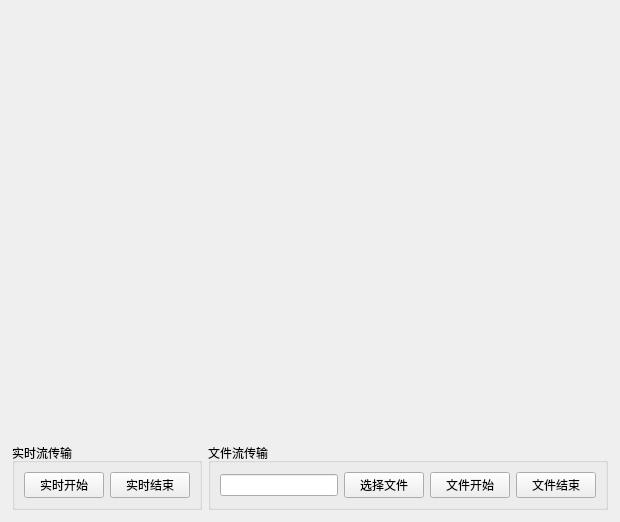
<?xml version="1.0" encoding="UTF-8"?>
<ui version="4.0">
 <class>Widget</class>
 <widget class="QWidget" name="Widget">
  <property name="geometry">
   <rect>
    <x>0</x>
    <y>0</y>
    <width>620</width>
    <height>522</height>
   </rect>
  </property>
  <property name="windowTitle">
   <string>Widget</string>
  </property>
  <layout class="QVBoxLayout" name="verticalLayout_2">
   <item>
    <widget class="QWidget" name="widget" native="true">
     <layout class="QVBoxLayout" name="verticalLayout">
      <item>
       <layout class="QVBoxLayout" name="layoutVideo"/>
      </item>
     </layout>
    </widget>
   </item>
   <item>
    <widget class="QFrame" name="horizontalFrame">
     <property name="sizePolicy">
      <sizepolicy hsizetype="Preferred" vsizetype="Fixed">
       <horstretch>0</horstretch>
       <verstretch>0</verstretch>
      </sizepolicy>
     </property>
     <layout class="QHBoxLayout" name="horizontalLayout">
      <property name="leftMargin">
       <number>1</number>
      </property>
      <property name="topMargin">
       <number>1</number>
      </property>
      <property name="rightMargin">
       <number>1</number>
      </property>
      <property name="bottomMargin">
       <number>1</number>
      </property>
      <item>
       <widget class="QGroupBox" name="groupBox_2">
        <property name="title">
         <string>实时流传输</string>
        </property>
        <layout class="QHBoxLayout" name="horizontalLayout_3">
         <item>
          <widget class="QPushButton" name="btnRealStart">
           <property name="text">
            <string>实时开始</string>
           </property>
          </widget>
         </item>
         <item>
          <widget class="QPushButton" name="btnRealStop">
           <property name="text">
            <string>实时结束</string>
           </property>
          </widget>
         </item>
        </layout>
       </widget>
      </item>
      <item>
       <widget class="QGroupBox" name="groupBox">
        <property name="title">
         <string>文件流传输</string>
        </property>
        <layout class="QHBoxLayout" name="horizontalLayout_2">
         <item>
          <widget class="QLineEdit" name="lineEdit"/>
         </item>
         <item>
          <widget class="QPushButton" name="btnSelect">
           <property name="text">
            <string>选择文件</string>
           </property>
          </widget>
         </item>
         <item>
          <widget class="QPushButton" name="btnStart">
           <property name="text">
            <string>文件开始</string>
           </property>
          </widget>
         </item>
         <item>
          <widget class="QPushButton" name="btnClose">
           <property name="text">
            <string>文件结束</string>
           </property>
          </widget>
         </item>
        </layout>
       </widget>
      </item>
     </layout>
    </widget>
   </item>
  </layout>
 </widget>
 <resources/>
 <connections/>
</ui>
